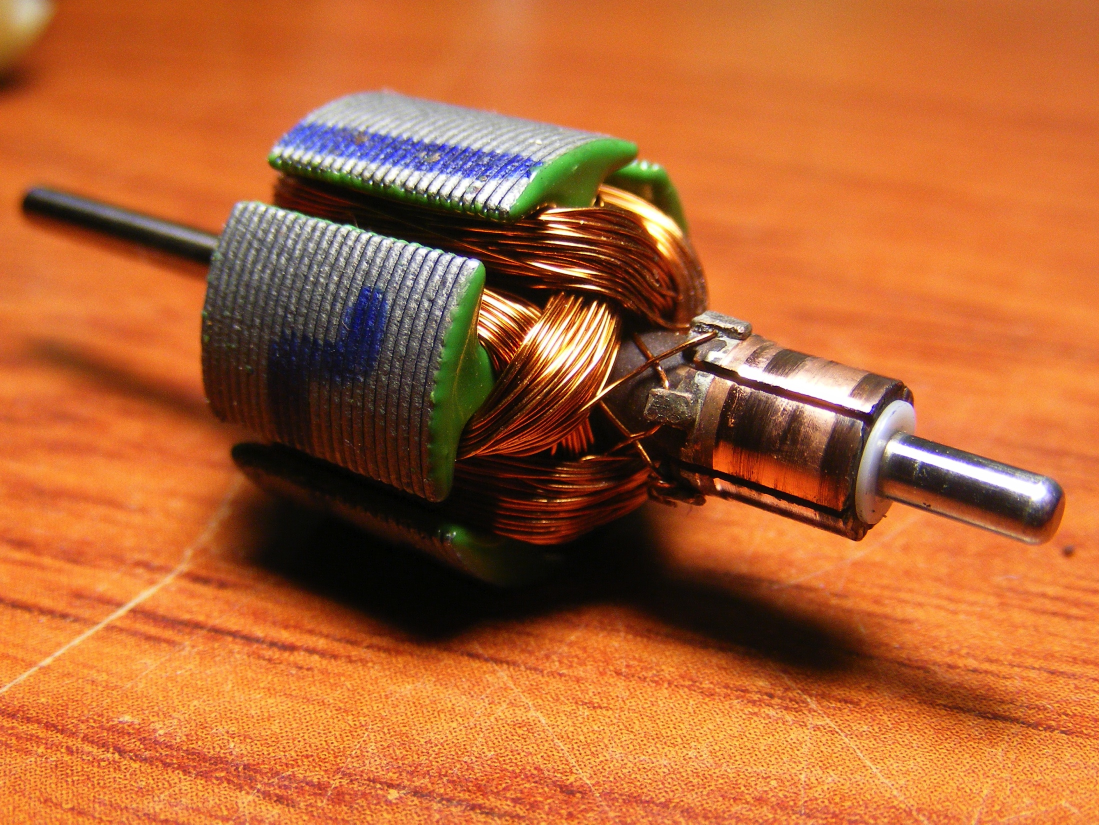
#> input picture part2/figs/image27.jpg, 2198 x 1649 px (shown at 1/2 size)
$ python view.py ../part2/figs/image27.jpg   (Python 2 division)
#> lines starting #> are read from the running program, lines starting #| are printed output that depends on the picture
#! /usr/bin/env python
# -*- coding: utf-8 -*-

import sys
from PIL import Image

im = Image.open(sys.argv[1])
#> im is the input picture: PIL image 2198x1649 RGB; mean R, G, B 179.5, 100.8, 51.6
im.thumbnail((80,80))
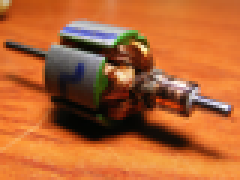
#> im: PIL image 80x60 RGB (shown 3 times larger); mean R, G, B 179.5, 100.8, 51.6
w, h = im.size
#> w = 80; h = 60

def print2pixels(col1, col2):
    R,G,B=col1
    r,g,b=col2

    return "\033[38;2;%d;%d;%dm" \
           "\033[48;2;%d;%d;%dm▀" % (R,G,B,r,g,b)


ascii_img = ""

for y in range(0,h,2):
    for x in range(w):
        ascii_img += print2pixels(im.getpixel((x, y)),
                                  im.getpixel((x, y + 1)))
    ascii_img += "\n"

print ascii_img
#> (printed output is left out)

$ run again, on part2/figs/image44.png
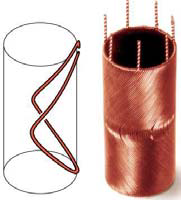
#> input picture part2/figs/image44.png, 181 x 200 px
#> im is the input picture: PIL image 181x200 RGB; mean R, G, B 212.2, 186, 181.2
#> `im.thumbnail((80,80))`:
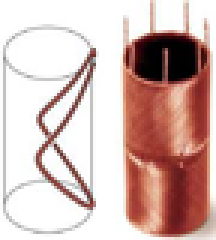
#> im: PIL image 72x80 RGB (shown 3 times larger); mean R, G, B 212.1, 185.9, 181.1
#> (printed output is left out)
